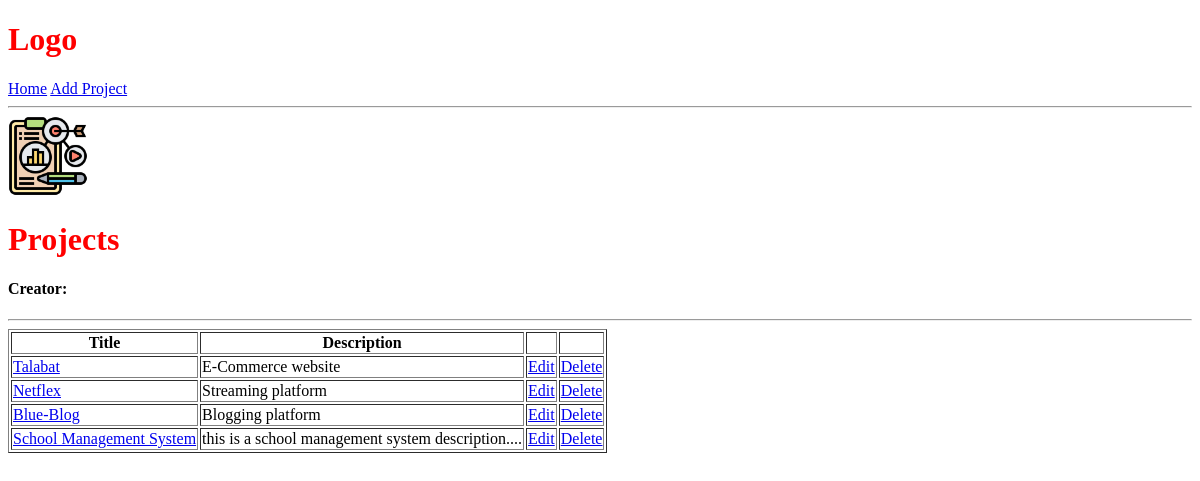
Before: / with the older database file.
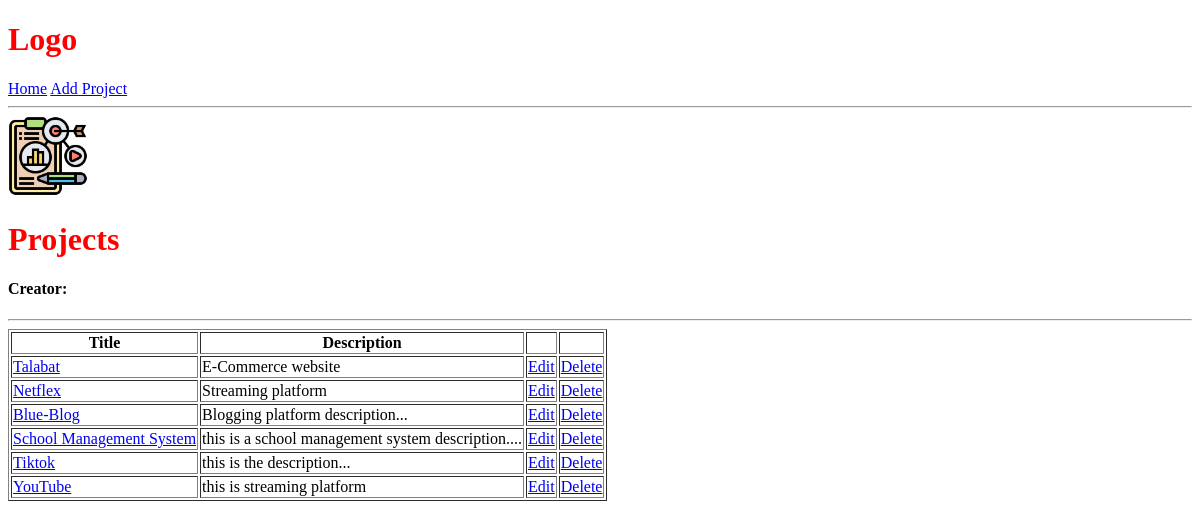
After: the same page with the newer database file.
### projects/models.py (models this page shows, shortened)
class Project(models.Model):
    id = models.UUIDField(default=uuid.uuid4, unique=True,
                          primary_key=True, editable=False)
    title = models.CharField(max_length=200)
    description = models.TextField(null=True, blank=True)
    featured_image = models.ImageField(null=True, blank=True, default='default.jpg')
    demo_link = models.CharField(max_length=1000, null=True, blank=True)
    source_link = models.CharField(max_length=1000, null=True, blank=True)
    vote_total = models.IntegerField(default=0)
    vote_ratio = models.IntegerField(default=0)
    created = models.DateTimeField(auto_now_add=True)
    tags = models.ManyToManyField('Tag', blank=True)

### projects/views.py (the view)
# urls.py: path('', include('projects.urls'))
def projects(request):
    projects = Project.objects.all()        # return all tuples in project model.
    context = {
        'projects': projects
    }
    return render(request, 'projects/projects.html', context)

### projects/templates/projects/projects.html
{% extends 'main.html' %}
{% load static %}
{% block content %}
<img src='{% static "images/projects.png" %}' >
<h1>Projects</h1>
<h4>Creator: {{name}}</h4>
<hr>
<table border="1">
    <thead>
        <tr>
            <th>Title</th>
            <th>Description</th>
            <th></th>
            <th></th>
        </tr>
    </thead>
    <tbody>
        {% for project in projects %}
        <tr>
            <td><a href="{% url 'project' project.id %}">{{project.title}}</a></td>
            <td>{{project.description}}</td>
            <td><a href="{% url 'update-project' project.id %}">Edit</a></td>
            <td><a href="{% url 'delete-project' project.id %}">Delete</a></td>
        </tr>
        {% endfor %}
    </tbody>
</table>
{% endblock content %}

### templates/main.html (shortened to what this page needs)
<!DOCTYPE html>
{% load static %}
<html lang="en">
<head>
    <link rel="stylesheet" type="text/css" media="screen" href='{% static "styles/main.css" %}' >
</head>
<body>
    {% include 'navbar.html' %}
    {% block content %}
    {% endblock content %}
</body>
</html>

### templates/navbar.html
<h1>Logo</h1>
<a href='/'>Home</a>
<a href="{% url 'create-project' %}">Add Project</a>
<hr>

### static/styles/main.css (style rules this page uses)
body { background-color: #fff; }
h1 { color: red; }
img { width: 80px; height: 80px; }

Changed rows visible on the page:
changed Project "Blue-Blog": description "Blogging platform" → "Blogging platform description..."
added Project: title "Tiktok", description "this is the description..."
added Project: title "YouTube", description "this is streaming platform"
